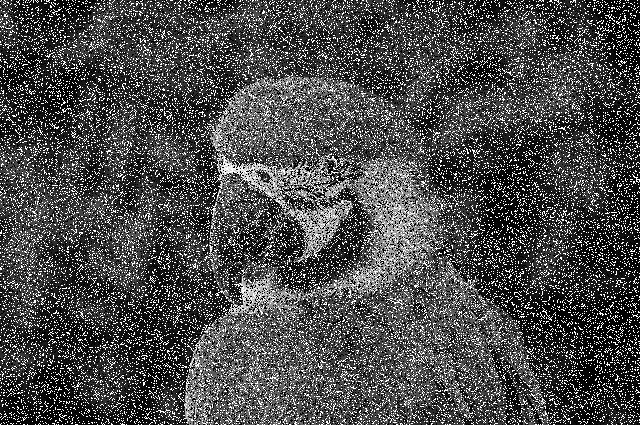
#> input picture parrot.jpg, 640 x 425 px, found by its file name
$ jupyter execute 'opencv - Noisy image and smoothening.ipynb'
#> lines starting #> are read from the running program, lines starting #| are printed output that depends on the picture; after the words box and inside, x2 and y2 are one past the last pixel; in counts of white or black regions, pixels touching at a corner belong together
[cell 1]
import cv2
import random

def noise_black_white(image):
    # Get the dimensions of Image
    row, col = image.shape
    print("Total number of pixels ", row * col)
    num_of_pixels = random.randint(1500, 20000)
    for i in range(num_of_pixels):
        # pick random y-coordinate
        y_coordinate = random.randint(0, row - 1)
        # pick random x-coordinate
        x_coordinate = random.randint(0, col - 1)
        image[y_coordinate][x_coordinate] = 255
        #255 stands for white colour
    for i in range(num_of_pixels):
        # pick random y-coordinate
        y_coordinate = random.randint(0, row - 1)
        # pick random x-coordinate
        x_coordinate = random.randint(0, col - 1)
        image[y_coordinate][x_coordinate] = 0
    return image

image = cv2.imread("C:/Users/Aayush Sharma/Desktop/opencv/parrot.jpg", cv2.IMREAD_GRAYSCALE)
#> image is the input picture: shape (425, 640); min 0, max 255, mean 76

cv2.imshow('Original Image', image)
cv2.imshow('Noisy Image',noise_black_white(image))
#| Total number of pixels  272000
#> after the loop in noise_black_white, `for i in range(num_of_pixels):`:
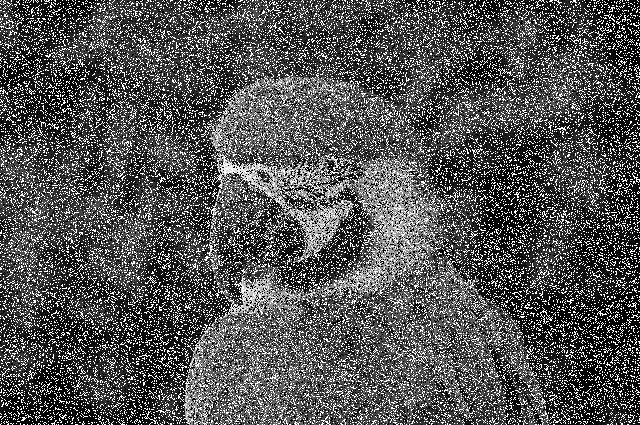
#> image: shape (425, 640); 4.6% of pixels changed, all inside (x1, y1, x2, y2) = (0, 0, 640, 425)
#> after the loop in noise_black_white, `for i in range(num_of_pixels):`:
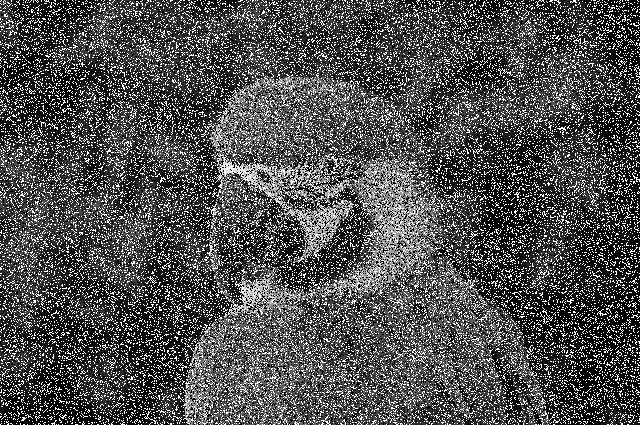
#> image: shape (425, 640); 4.59% of pixels changed, all inside (x1, y1, x2, y2) = (0, 0, 640, 425)

cv2.imwrite("C:/Users/Aayush Sharma/Desktop/opencv/parrot.jpg",noise_black_white(image))
#| Total number of pixels  272000
#> after the loop in noise_black_white (call 2), `for i in range(num_of_pixels):`:
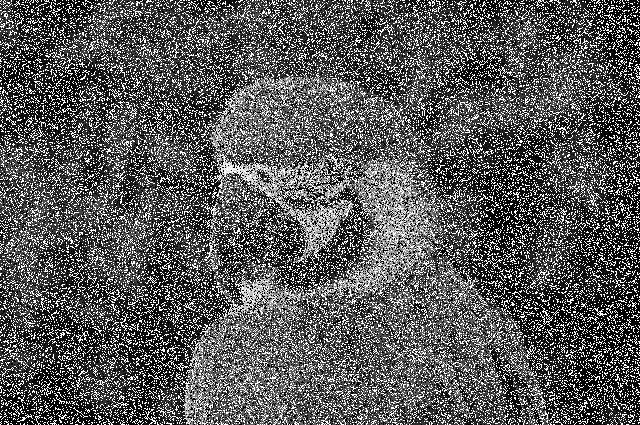
#> image: shape (425, 640); 4.75% of pixels changed, all inside (x1, y1, x2, y2) = (0, 0, 640, 425)
#> after the loop in noise_black_white (call 2), `for i in range(num_of_pixels):`:
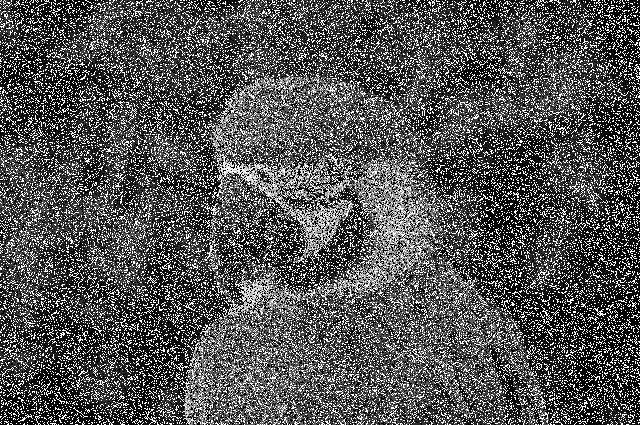
#> image: shape (425, 640); 4.74% of pixels changed, all inside (x1, y1, x2, y2) = (0, 0, 640, 425)

# press any key with 0 wait time
cv2.waitKey(0)
# Close all imageframe
cv2.destroyAllWindows()

[cell 2]
#processing noisy image
import cv2
import numpy as np

img = cv2.imread("C:/Users/Aayush Sharma/Desktop/opencv/parrot.jpg")
#> img: shape (425, 640, 3); min 0, max 255, mean 85.4

# Blur using Filter2D
kernel = np.ones((3,3), np.float32) / 25
print(kernel)

# Filter2D
smoothed = cv2.filter2D(img, -1, kernel)
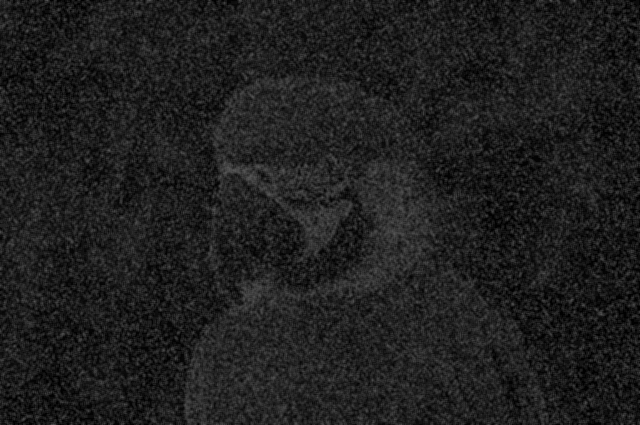
#> smoothed: shape (425, 640, 3); min 0, max 91, mean 30.8

# Average Blur
img_blur = cv2.blur(img, (5,5))
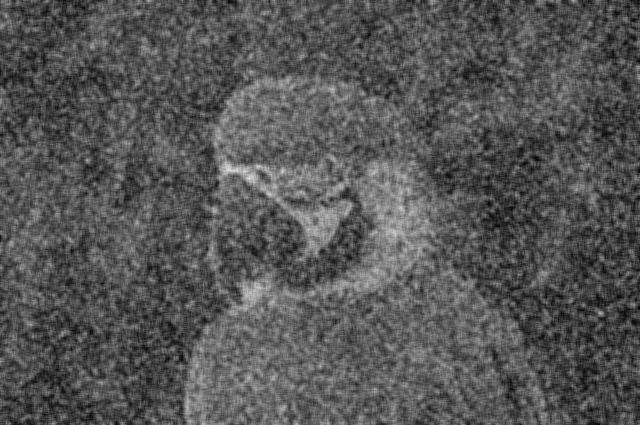
#> img_blur: shape (425, 640, 3); min 3, max 228, mean 85.5

# Median Blur
m_blur = cv2.medianBlur(img, 5)
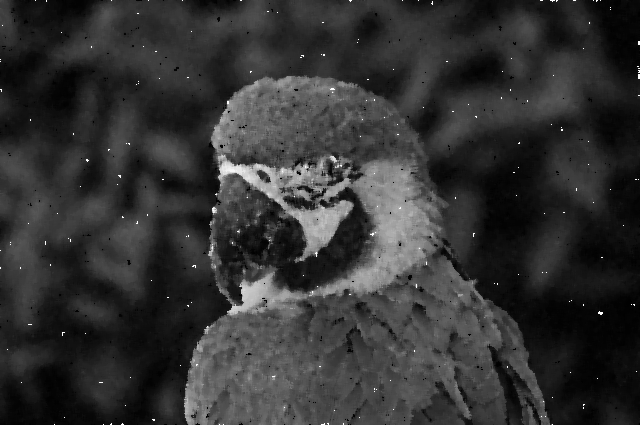
#> m_blur: shape (425, 640, 3); min 0, max 255, mean 50.5

# Gaussian Blur, sigmaX(stdDev)= 1
g_blur = cv2.GaussianBlur(img, (5,5), 1)
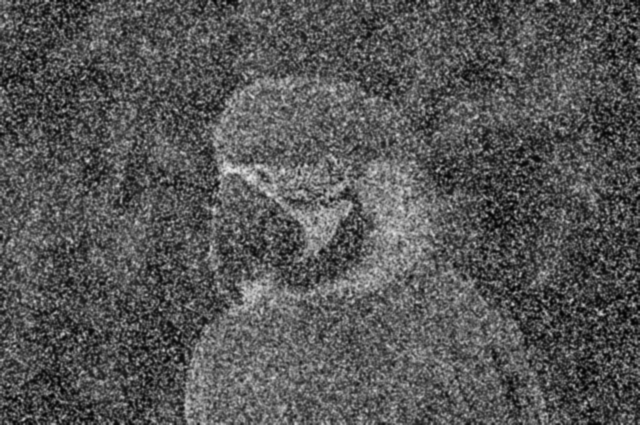
#> g_blur: shape (425, 640, 3); min 2, max 230, mean 85.5

cv2.imshow('Original', img)
cv2.imshow('Blur', smoothed)
cv2.imshow('average', img_blur)
cv2.imshow('median', m_blur)
cv2.imshow('gaussian', g_blur)

# press any key with 0 wait time
cv2.waitKey(0)
# Close all imageframe
cv2.destroyAllWindows()
